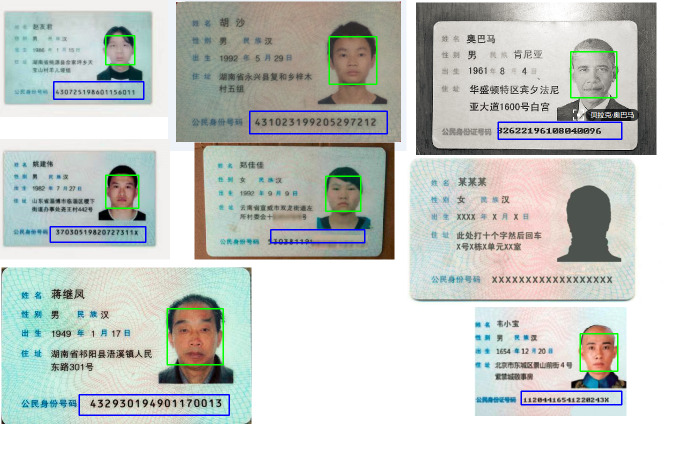
#> input picture ids.png.iddet.png, 1360 x 925 px (shown at 1/2 size); its folder holds only this picture in this run
$ python idbyface.py ids.png.iddet.png   (Python 2 division)   (older library calls are emulated)
#> lines starting #> are read from the running program, lines starting #| are printed output that depends on the picture; after the words box and inside, x2 and y2 are one past the last pixel; in counts of white or black regions, pixels touching at a corner belong together
#-*- coding: utf-8 -*-

import cv2
import sys
from PIL import Image
import pytesseract
import time
import re

import sys
reload(sys)
sys.setdefaultencoding('utf-8')

print(sys.getdefaultencoding())

#身份证号
r=r'^([1-9]\d{5}[12]\d{3}(0[1-9]|1[012])(0[1-9]|[12][0-9]|3[01])\d{3}[0-9xX])$'

###########根据比例和偏移算出号码位置
#一般面部比例
def CalcIdRectByFaceRect_normal(x,y,w,h):
    #print(x,y,w,h)
    scale = float(w) / 95
    #print(scale)
    x1 = int(x + (( 0 - 159) ) * scale)
    y1 = int( y + (0 + (149 ) ) * scale)
    x2 = int( x + (0 - 159 + ( 275 ) ) * scale)
    y2 = int(y +(0 + (149 ) + (45 ) ) * scale)
    #print( x1,y1,x2, y2)
    return ( x1,y1,x2, y2)

#较大面部比例
def CalcIdRectByFaceRect_big(x,y,w,h):
    scale = float(w) / 95
    x1 = int(x + (( 0 - 159) + 10) * scale)
    y1 = int( y + (0 + (149 - 3) ) * scale)
    x2 = int( x + (0 - 159 + ( 275 - 10) ) * scale)
    y2 = int(y +(0 + (149 - 3) + (45 - 10) ) * scale)
    return ( x1,y1,x2, y2)

#较小面部比例
def CalcIdRectByFaceRect_small(x,y,w,h):
    scale = float(w) / 95
    x1 = int(x + (( 0 - 159) - 10) * scale)
    y1 = int( y + (0 + (149 + 3) ) * scale)
    x2 = int( x + (0 - 159 + ( 275+ 10) ) * scale)
    y2 = int(y +(0 + (149 + 5) + (45 + 10) ) * scale)
    return ( x1,y1,x2, y2)

###########二值化算法
def binarizing(img,threshold):
    pixdata = img.load()
    w, h = img.size
    for y in range(h):
        for x in range(w):
            if pixdata[x, y] < threshold:
                pixdata[x, y] = 0
            else:
                pixdata[x, y] = 255
    return img


###########去除干扰线算法
def depoint(img):   #input: gray image
    pixdata = img.load()
    w,h = img.size
    for y in range(1,h-1):
        for x in range(1,w-1):
            count = 0
            if pixdata[x,y-1] > 245:
                count = count + 1
            if pixdata[x,y+1] > 245:
                count = count + 1
            if pixdata[x-1,y] > 245:
                count = count + 1
            if pixdata[x+1,y] > 245:
                count = count + 1
            if count > 2:
                pixdata[x,y] = 255
    return img

######## 通过头像的位置 身份证号码识别
def identity_OCR_byFaceRect(oImg,faceRect):
    (x,y,w,h) = faceRect
    iw,ih = oImg.size
    ##将身份证放大3倍
    largeImg = oImg.resize((iw*3,ih*3),Image.ANTIALIAS)
    #largeImg.save('1_large.png')

    #print(x,y,w,h)
    (x1,y1,x2,y2) = CalcIdRectByFaceRect_normal(x,y,w,h)
    print("id pos normal: %s,%s,%s,%s"%(x1,y1,x2,y2))
    region = (x1*3,y1*3,x2*3,y2*3)
    code = GetRegionString(largeImg,region)
    print("code:%s"%code)
    if not re.match(r,code):
        (x1,y1,x2,y2) = CalcIdRectByFaceRect_small(x,y,w,h)
        print("id pos small: %s,%s,%s,%s"%(x1,y1,x2,y2))
        region = (x1*3,y1*3,x2*3,y2*3)
        code = GetRegionString(largeImg,region)
        print("code:%s"%code)
    if not re.match(r,code):
        (x1,y1,x2,y2) = CalcIdRectByFaceRect_big(x,y,w,h)
        print("id pos big: %s,%s,%s,%s"%(x1,y1,x2,y2))
        region = (x1*3,y1*3,x2*3,y2*3)
        code = GetRegionString(largeImg,region)
        print("code:%s"%code)
    if not re.match(r,code):
        code = 'no match detect'
    return code, (x1,y1,x2,y2)

def GetRegionString(img,region):
    #裁切身份证号码图片
    cropImg = img.crop(region)
    #cropImg.save('2_crop.png')
    # 转化为灰度图
    grayImg = cropImg.convert('L')
    #grayImg.save('3_grey.png')
    # 把图片变成二值图像。
    bImg =binarizing(grayImg,100)
    #bImg.save('4_bin.png')
    dImg =depoint(bImg)
    #dImg.save('5_depoint.png')
    code = pytesseract.image_to_string(dImg)
    code = PostProc(code)
    return code

######## 号码后处理
def PostProc(s):
    res = s
    res = res.replace(" ","")
    res = res.replace("O","0")
    res = res.replace("U","0")
    res = res.replace("D","0")
    res = res.replace("Z","2")
    res = res.replace("S","5")
    res = res.replace("s","5")
    res = res.replace("o","6")
    res = res.replace("f","7")
    res = res.replace("H","11")
    return res
######## 检测身份证
def DetectFacesAndIDs(window_name, pic_path):
#> called with window_name = 'detect face area', pic_path = 'ids.png.iddet.png'
    frame =cv2.imread(pic_path)
#> frame is the input picture: shape (925, 1360, 3); mean B, G, R 198.4, 202.6, 198
    oImg =Image.open(pic_path)

    ih,iw = frame.shape[:2]
#> ih = 925; iw = 1360
    print("image shape:%s,%s"%(ih,iw))
#| image shape:925,1360
    #人脸识别分类器
    classfier = cv2.CascadeClassifier("haarcascade_frontalface_alt.xml")

    #识别出人脸后要画的边框的颜色，RGB格式
    color = (0, 255, 0)
    color2 = (255, 0, 0)

    #将当前帧转换成灰度图像
    gray = cv2.cvtColor(frame, cv2.COLOR_BGR2GRAY)
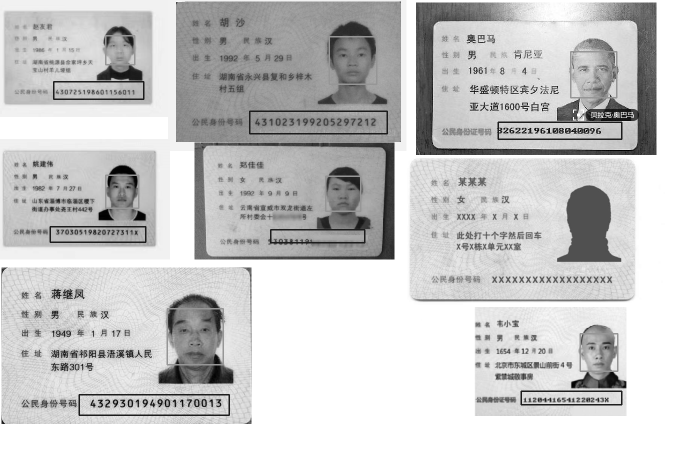
#> gray: shape (925, 1360) (shown at 1/2 size); min 0, max 255, mean 200.8

    #人脸检测，1.2和2分别为图片缩放比例和需要检测的有效点数
    faceRects = classfier.detectMultiScale(gray, scaleFactor = 1.2, minNeighbors = 3, minSize = (32, 32))
#> faceRects = [[211, 71, 56, 56], [211, 349, 67, 67], [651, 351, 71, 71], [1160, 666, 75, 75], [1141, 103, 92, 92], [658, 74, 95, 95], [335, 618, 110, 110]]
    if len(faceRects) > 0:            #大于0则检测到人脸
        for faceRect in faceRects:  #单独框出每一张人脸
            x, y, w, h = faceRect
            print("face: %s,%s,%s,%s"%(x, y, w, h))
            cv2.rectangle(frame, (x, y), (x + w, y + h), color, 2)
            code,(x1,y1,x2,y2) = identity_OCR_byFaceRect(oImg,faceRect)
            cv2.rectangle(frame, (x1,y1), (x2,y2), color2, 2)
            #code = code.encode("utf-8")
            #code = PostProc(code)
            #print(u"code:%s"%code)
            print("----------------- detect result: %s"%code)
#> this loop made 1 pass
#> (iw in identity_OCR_byFaceRect, ih in identity_OCR_byFaceRect) on pass 1: (1360, 925)
#| face: 211,71,56,56
#| id pos normal: 117,158,279,185
#> pass 1, in identity_OCR_byFaceRect, `largeImg = oImg.resize((iw*3,ih*3),Image.ANTIALIAS)`:
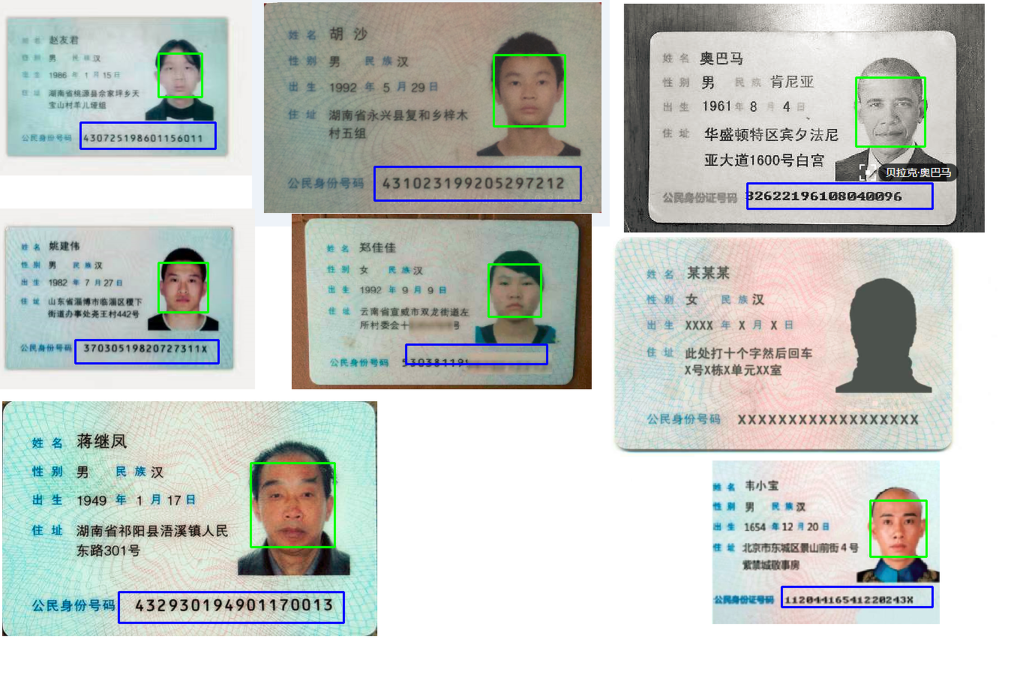
#> largeImg: PIL image 4080x2775 RGB (shown at 1/4 size); mean R, G, B 198.1, 202.6, 198.4
#> pass 1, in GetRegionString, `cropImg = img.crop(region)`:
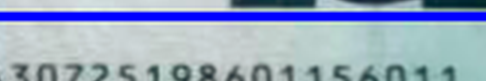
#> cropImg: PIL image 486x81 RGB; mean R, G, B 151, 167.4, 194.1
#> pass 1, in GetRegionString, `grayImg = cropImg.convert('L')`:
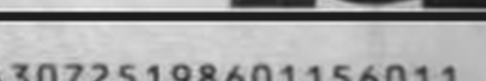
#> grayImg: PIL image 486x81 L; min 24, max 241, mean 165.5
#> pass 1, in GetRegionString, `bImg =binarizing(grayImg,100)`:
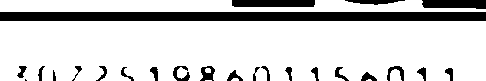
#> bImg: PIL image 486x81 L; 82.3% white; 24 black regions (1 under 20 px), largest, box (x1, y1, x2, y2) and area: (0, 12, 486, 21) 4374, (232, 0, 315, 7) 577, (422, 0, 486, 9) 516
#> after the loop: frame: shape (925, 1360, 3); 0.02% of pixels changed, all inside (x1, y1, x2, y2) = (213, 73, 268, 128)

    #cv2.imshow(window_name, frame)
    cv2.imwrite("%s.iddet.png"% pic_path,frame)


if __name__ == '__main__':
    pic_path =sys.argv[1]
    time1 = time.time()
    DetectFacesAndIDs("detect face area", pic_path)
#> (the call stopped at in GetRegionString, `code = pytesseract.image_to_string(dImg)`: pytesseract is not available in this run)
    time2 = time.time()
    print u'time:' + str(time2 - time1) + 's'
